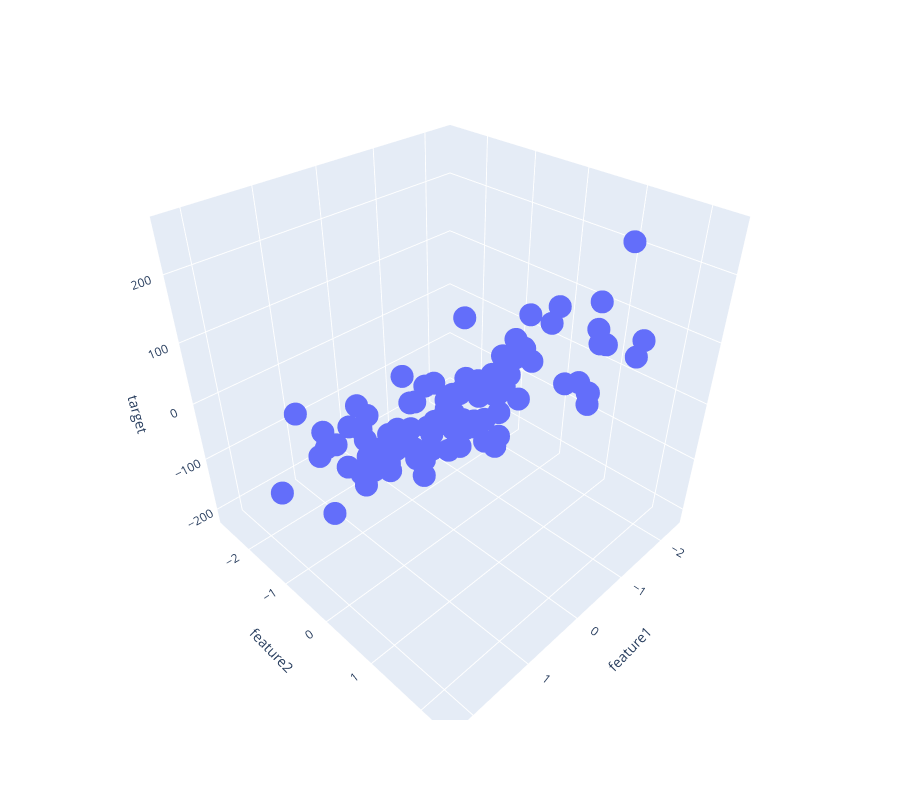

Notebook code for this chart:
### Code cell
fig =px.scatter_3d(df,x=df['feature1'],y=df['feature2'],z=df['target'])
 

# Adjust the graph size
fig.update_layout(
    width=900,  # Width of the graph in pixels
    height=800  # Height of the graph in pixels
)
fig.show()
